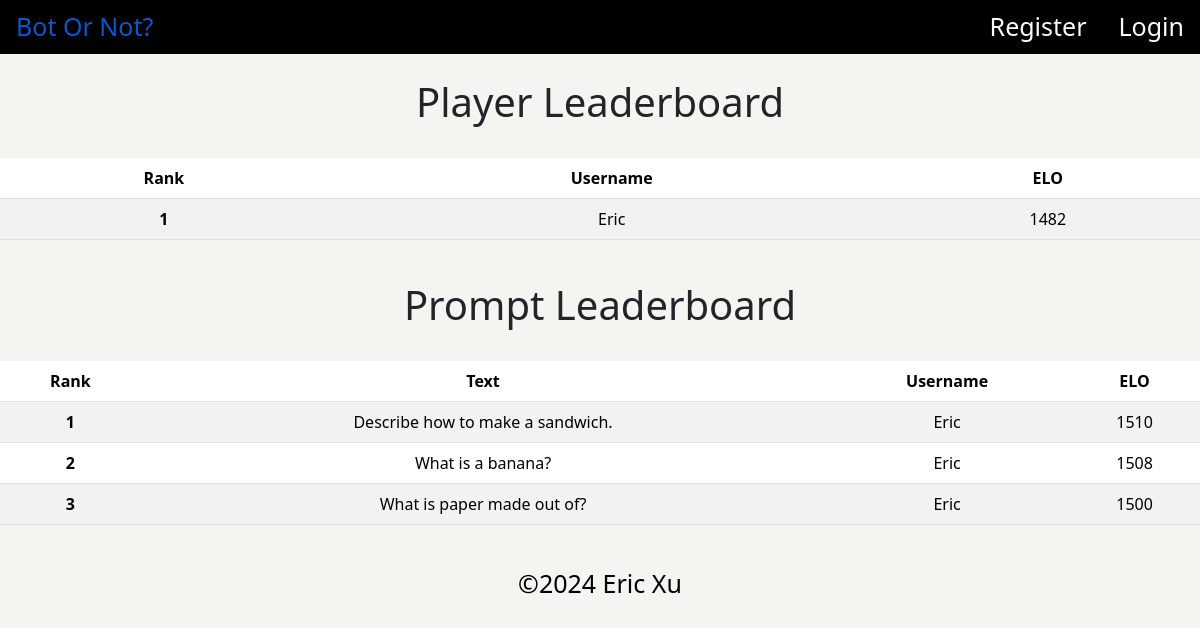
The app's page /leaderboard with its own data.
### tables this page shows
CREATE TABLE users (
    id INTEGER PRIMARY KEY AUTOINCREMENT,
    created TIMESTAMP NOT NULL DEFAULT CURRENT_TIMESTAMP,
    username TEXT NOT NULL,
    password TEXT NOT NULL,
    elo INTEGER NOT NULL DEFAULT 1500,
    questionsCorrect INTEGER NOT NULL DEFAULT 0
);

CREATE TABLE prompts (
    id INTEGER PRIMARY KEY AUTOINCREMENT,
    created TIMESTAMP NOT NULL DEFAULT CURRENT_TIMESTAMP,
    username TEXT NOT NULL,
    promptText TEXT NOT NULL,
    humanText TEXT NOT NULL,
    botText TEXT NOT NULL,
    elo INTEGER NOT NULL DEFAULT 1500,
    votes INTEGER NOT NULL DEFAULT 0
);

### flask_app.py (the view)
@app.route('/leaderboard', methods=["GET", "POST"])
def leaderboard():
    conn = get_db_connection()
    rankedUsers = conn.execute("SELECT * FROM users ORDER BY elo DESC").fetchall()
    rankedPrompts = conn.execute("SELECT * FROM prompts ORDER BY elo DESC").fetchall()
    return render_template("leaderboard.html", rankedUsers=rankedUsers, rankedPrompts=rankedPrompts)

### helpers.py (called while the page is built)
def get_db_connection():
    conn = sqlite3.connect('site.db')
    conn.row_factory = sqlite3.Row
    return conn

### templates/leaderboard.html (shortened to what this page needs)
{% extends "base.html" %}
{% block main %}
<div class="container-fluid">
    <div class="text-center row">
        <h1 class="game-padding">Player Leaderboard</h1>
    </div>
    <table class="table table-striped">
        <thead>
          <tr>
            <th scope="col game-text">Rank</th>
            <th scope="col game-text">Username</th>
            <th scope="col game-text">ELO</th>
          </tr>
        </thead>
        <tbody>
            {% for i in range(0,(rankedUsers)| length) %}
            <tr>
                <th scope="row">{{ i+1 }}</th>
                <td>{{ rankedUsers[i]['username'] }}</td>
                <td>{{ rankedUsers[i]['elo'] }}</td>
            </tr>
            {% endfor %}
        </tbody>
    </table>
    <div class="text-center row">
        <h1 class="game-padding">Prompt Leaderboard</h1>
    </div>
    <table class="table table-striped">
        <thead>
          <tr>
            <th scope="col game-text">Rank</th>
            <th scope="col game-text">Text</th>
            <th scope="col game-text">Username</th>
            <th scope="col game-text">ELO</th>
          </tr>
        </thead>
        <tbody>
            {% for i in range(0,(rankedPrompts)| length) %}
            <tr>
                <th scope="row">{{ i+1 }}</th>
                <td>{{ rankedPrompts[i]['promptText'] }}</td>
                <td>{{ rankedPrompts[i]['username'] }}</td>
                <td>{{ rankedPrompts[i]['elo'] }}</td>
            </tr>
            {% endfor %}
        </tbody>
    </table>
</div>
{% endblock %}

### static/styles.css (style rules this page uses)
.container-fluid { width: 100%; max-width: none; padding-left: 0; padding-right: 0; background-color: #f5f4f0; }
.game-padding { padding-left: 2%; padding-right: 2%; padding-top: 2%; padding-bottom: 2%; }

### records on screen
users: username "Eric", elo "1482"
prompts: promptText "Describe how to make a sandwich.", username "Eric", elo "1510"
prompts: promptText "What is a banana?", username "Eric", elo "1508"
prompts: promptText "What is paper made out of?", username "Eric", elo "1500"

### other values on screen
{{ i+1 }} "1"
{{ i+1 }} "1" "2" "3"
